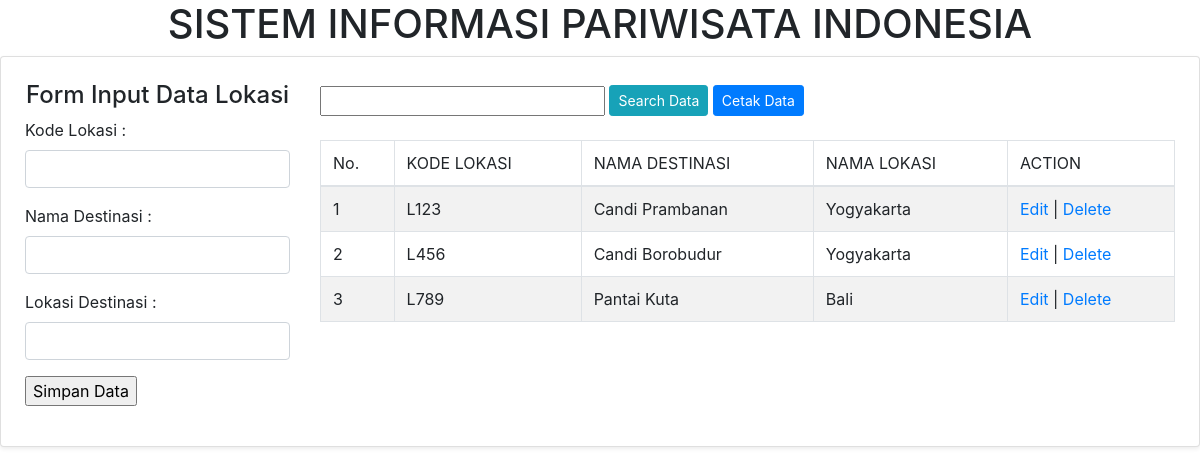
Screenshot of /Administrator/data_lokasi.php with the database file from the repository.
### tables this page shows
CREATE TABLE `lokasi` (
  `kd_lokasi` varchar(50) NOT NULL,
  `nm_destinasi` varchar(50) NOT NULL,
  `tempat_destinasi` varchar(50) NOT NULL
);

### Administrator/database.php (called while the page is built, shortened)
<?php
class database{
	var $host = "localhost";
	var $user = "root";
	var $pass = "";
	var $db = "wisata";
	var $koneksi = "";
	function __construct(){
		$this->koneksi = mysqli_connect($this->host, $this->user, $this->pass, $this->db);
	}
	function data_lokasi(){
		if(isset($_POST['cari'])) {
			$cari = $_POST['cari'];
			$data = mysqli_query($this->koneksi,"select * from lokasi where nm_destinasi like '%".$cari."%' OR tempat_destinasi like '%".$cari."%' ");
		while($row = mysqli_fetch_array($data)){
			$hasil[] = $row;
		}
		return $hasil;
		} else {
			$data = mysqli_query($this->koneksi,"select * from lokasi");
		while($row = mysqli_fetch_array($data)){
			$hasil[] = $row;
		}
		return $hasil;
		}
	}
}
?>

### Administrator/data_lokasi.php (the view, shortened to what this page needs)
<?php
include 'database.php';
$db = new database();
$data_lokasi = $db->data_lokasi();
?>
<html>
<head>
	<link href="https://cdnjs.cloudflare.com/ajax/libs/twitter-bootstrap/4.1.3/css/bootstrap.css" rel="stylesheet">
</head>
<header><h1 align="center">SISTEM INFORMASI PARIWISATA INDONESIA</h1></header>
<body>
	<div class="row justify-content-center">
	<div class="col-xl-12 col-lg-12 col-md-12">
	<div class="card shadow-sm my-0">
	<div class="card-body p-4">
	<div class="row">
	<div class="col-lg-3">
		<?php
		include"form_data_lokasi.php";
		?>
	</div>
	<div class="col-lg-9">
		<form action="index.php?page=data_lokasi" method="POST">
			<div class="Form-group">
				<input type="text" name="cari" class="col-lg-4">
				<button type="submit" value="cari" class="btn btn-sm btn-info mb-2 mt-1">Search Data</button>
				<a href="data_lokasi_cetak.php" target="_blank" class="btn btn-sm btn-primary mb-2 mt-1">Cetak Data</a>
			</div>
		</form>
		<div class="table-responsive">
		<table class="table table-striped table-bordered">
			<thead>
			<tr>
				<td>No.</td>
				<td>KODE LOKASI</td>
				<td>NAMA DESTINASI</td>
				<td>NAMA LOKASI</td>
				<td>ACTION</td>
			</thead>
			<tbody>
				<?php
				$no = 1;
				foreach($data_lokasi as $row){
				?>
				<tr>
			<td><?php echo $no++; ?></td>
			<td><?php echo $row['kd_lokasi'] ?></td>
			<td><?php echo $row['nm_destinasi'] ?></td>
			<td><?php echo $row['tempat_destinasi'] ?></td>
			<td>
				<a href="<?php echo "index.php?page=data_lokasi&&edit=update&&id=$row[kd_lokasi]" ?>">Edit</a> |
				<a href="<?php echo"proses_data_lokasi.php?aksi=delete&&id=$row[kd_lokasi]"; ?>" onclick="return confirm('Apakah Anda Yakin Ingin Menghapus Data Ini ?')">Delete</a>
			</td>
				</tr>
				<?php
				}
				?>
			</tbody>
		</table>
		</div>
	</div>
	</div>
	</div>
	</div>
	</div>
	</div>
</body>
</html>

### rows the page displays
lokasi: kd_lokasi "L123", nm_destinasi "Candi Prambanan", tempat_destinasi "Yogyakarta"
lokasi: kd_lokasi "L456", nm_destinasi "Candi Borobudur", tempat_destinasi "Yogyakarta"
lokasi: kd_lokasi "L789", nm_destinasi "Pantai Kuta", tempat_destinasi "Bali"
